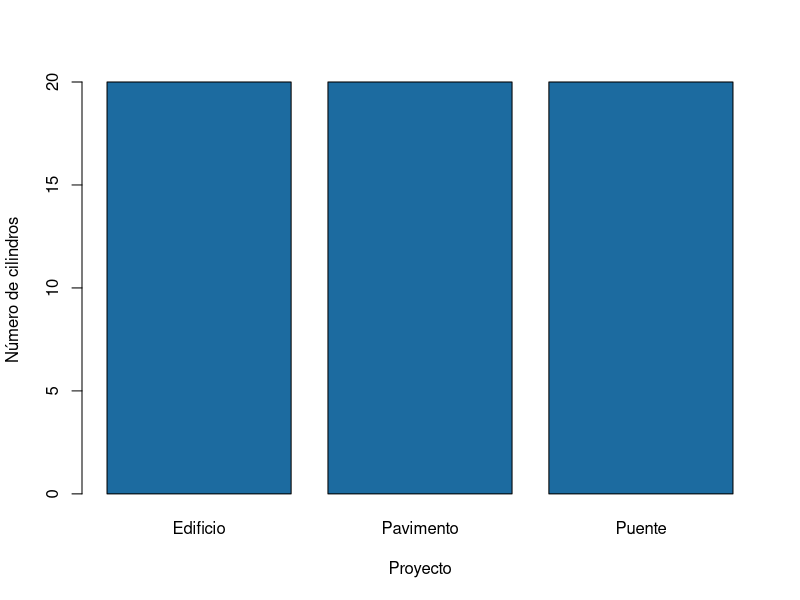
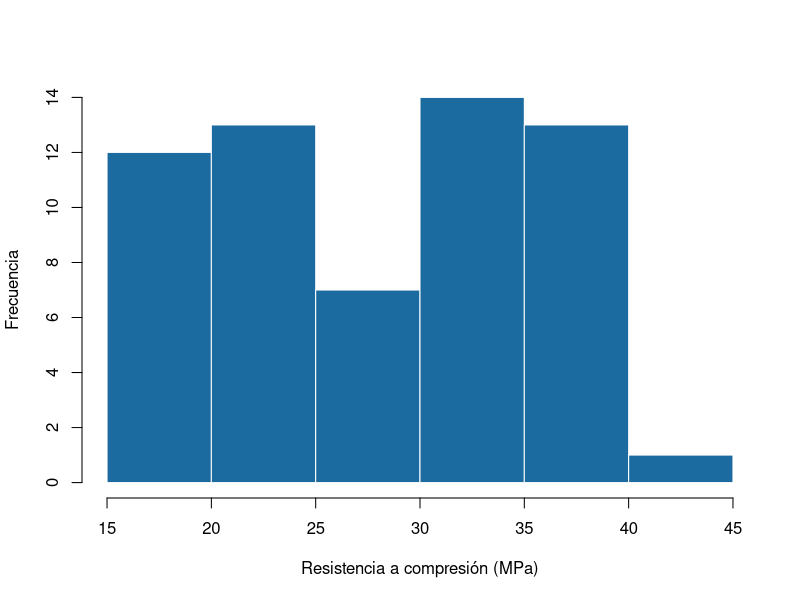
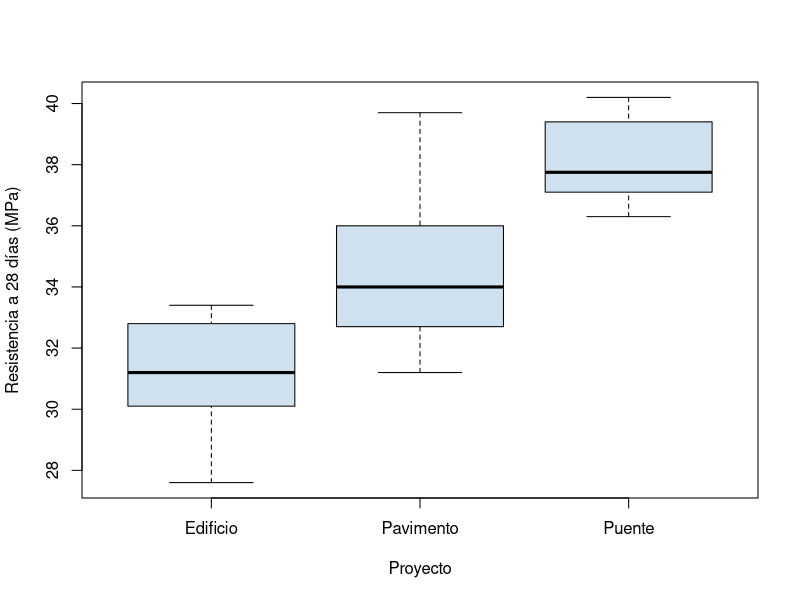
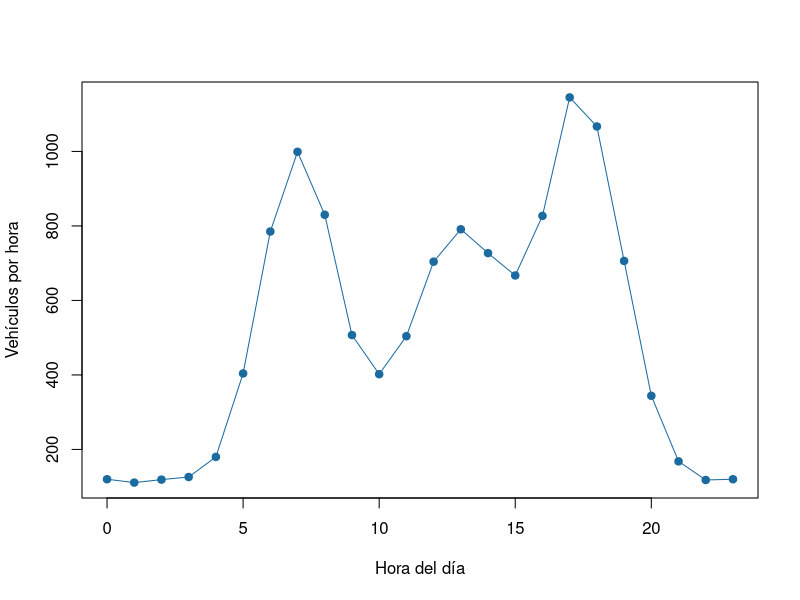
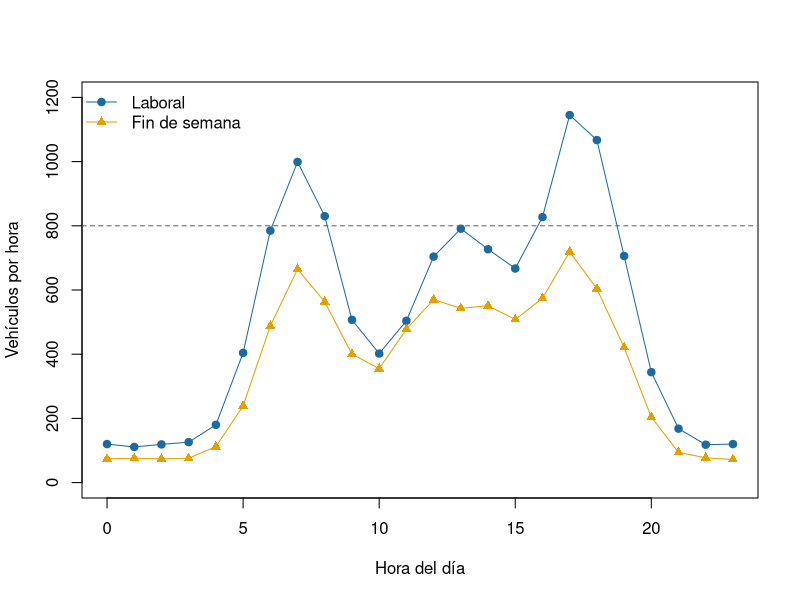
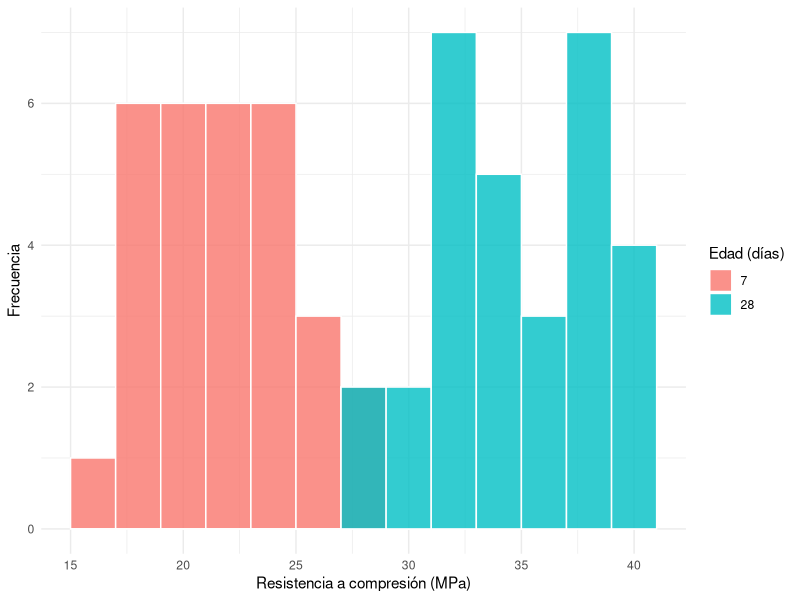
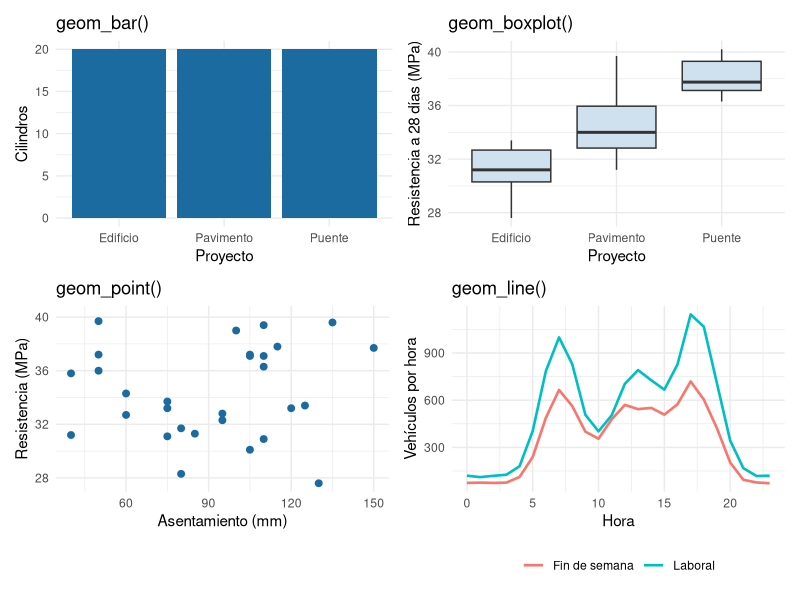
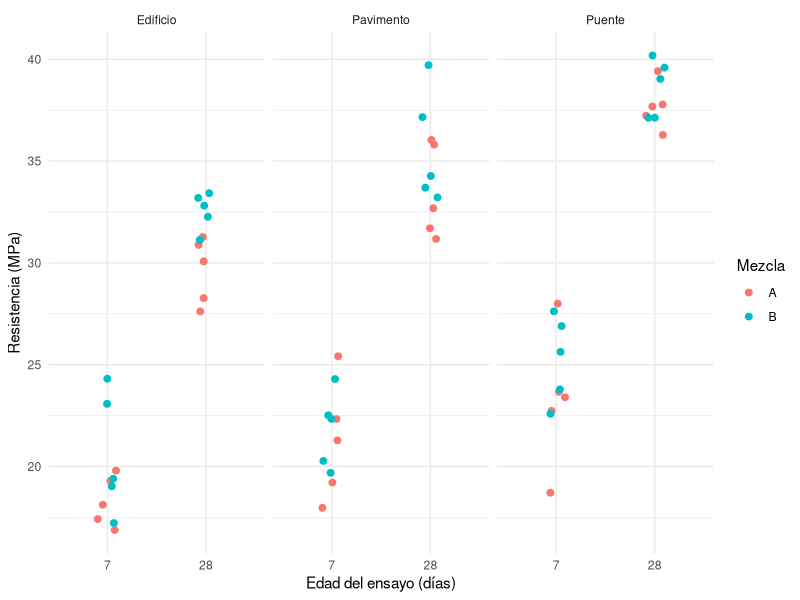

The R script that drew these images, in order:
## ---- chunk 1
#| echo: false
ensayos <- read.csv("datos/ensayos_concreto_hipoteticos.csv")
transito <- read.csv("datos/transito_horario_hipotetico.csv")
## ---- chunk 2
#| label: tbl-graf-elegir
#| tbl-cap: "Gráfico recomendado según el tipo de variable."
#| echo: false

library(kableExtra)
data.frame(
  variables = c("Una categórica", "Una numérica", "Una numérica según una categórica",
                "Dos numéricas", "Una numérica en el tiempo"),
  pregunta = c("¿Cuántos hay de cada categoría?", "¿Cómo se distribuyen los valores?",
               "¿Cambian los valores entre grupos?", "¿Se relacionan las dos variables?",
               "¿Cómo cambia la variable con el tiempo?"),
  grafico = c("Barras", "Histograma, caja", "Cajas, puntos por grupo", "Dispersión", "Líneas"),
  ejemplo = c("Cilindros por proyecto", "Resistencia de los cilindros",
              "Resistencia por proyecto", "Asentamiento y resistencia", "Vehículos por hora")
) %>%
  kbl(col.names = c("Variables", "Pregunta", "Gráfico", "Ejemplo"), align = "llll") %>%
  kable_styling(full_width = FALSE, bootstrap_options = c("hover", "condensed"))
## ---- chunk 3
#| label: fig-graf-barras-base
#| fig-cap: "Número de cilindros por proyecto, con `barplot()`."
#| fig-alt: "Gráfico de barras con tres barras de igual altura, una por proyecto"

conteo <- table(ensayos$proyecto)
barplot(conteo, col = "#1C6BA0",
        xlab = "Proyecto", ylab = "Número de cilindros")
## ---- chunk 4
#| label: fig-graf-hist-base
#| fig-cap: "Histograma de la resistencia de los 60 cilindros, con `hist()`."
#| fig-alt: "Histograma con dos grupos de barras, uno alrededor de 20 MPa y otro alrededor de 35 MPa"

hist(ensayos$resistencia_mpa, col = "#1C6BA0", border = "white",
     main = "", xlab = "Resistencia a compresión (MPa)", ylab = "Frecuencia")
## ---- chunk 5
#| label: fig-graf-caja-base
#| fig-cap: "Resistencia a 28 días por proyecto, con `boxplot()`."
#| fig-alt: "Tres diagramas de caja; el del puente está más arriba que los del pavimento y el edificio"

e28 <- ensayos[ensayos$edad_dias == 28, ]
boxplot(resistencia_mpa ~ proyecto, data = e28, col = "#cfe0ee",
        xlab = "Proyecto", ylab = "Resistencia a 28 días (MPa)")
## ---- chunk 6
#| label: fig-graf-lineas-base
#| fig-cap: "Vehículos por hora en un día laboral, con `plot()`."
#| fig-alt: "Línea con picos a las 7, a las 13 y a las 17 horas"

lab <- transito[transito$dia == "Laboral", ]
plot(lab$hora, lab$vehiculos, type = "o", pch = 19, col = "#1C6BA0",
     xlab = "Hora del día", ylab = "Vehículos por hora")
## ---- chunk 7
#| label: fig-graf-base-detalles
#| fig-cap: "Vehículos por hora en los dos tipos de día, con una línea de referencia en 800 vehículos por hora."
#| fig-alt: "Dos líneas de vehículos por hora; la del día laboral pasa sobre la línea discontinua de 800 en la mañana y en la tarde, la del fin de semana queda siempre por debajo"

fds <- transito[transito$dia == "Fin de semana", ]
plot(lab$hora, lab$vehiculos, type = "o", pch = 19, col = "#1C6BA0",
     ylim = c(0, 1200), xlab = "Hora del día", ylab = "Vehículos por hora")
lines(fds$hora, fds$vehiculos, type = "o", pch = 17, col = "#E69F00")
abline(h = 800, lty = 2, col = "gray40")
legend("topleft", legend = c("Laboral", "Fin de semana"),
       col = c("#1C6BA0", "#E69F00"), pch = c(19, 17), lty = 1, bty = "n")
## ---- chunk 8
#| label: fig-graf-hist-gg
#| fig-cap: "Histograma de la resistencia por edad del ensayo, con ggplot2."
#| fig-alt: "Histograma con las barras de 7 días a la izquierda en un color y las de 28 días a la derecha en otro"

library(ggplot2)

ggplot(ensayos, aes(x = resistencia_mpa, fill = factor(edad_dias))) +
  geom_histogram(binwidth = 2, color = "white", position = "identity", alpha = 0.8) +
  labs(x = "Resistencia a compresión (MPa)", y = "Frecuencia",
       fill = "Edad (días)") +
  theme_minimal()
## ---- chunk 9
#| label: fig-graf-geoms
#| fig-cap: "Cuatro geometrías de ggplot2 con los datos de ensayos y de tránsito."
#| fig-alt: "Cuatro paneles: barras por proyecto, cajas de resistencia por proyecto, dispersión de asentamiento contra resistencia y líneas de vehículos por hora"
#| fig-width: 9
#| fig-height: 6.5
#| out-width: "85%"
#| echo: false

library(patchwork)
tema <- theme_minimal(base_size = 11)
g1 <- ggplot(ensayos, aes(proyecto)) + geom_bar(fill = "#1C6BA0") +
  labs(title = "geom_bar()", x = "Proyecto", y = "Cilindros") + tema
g2 <- ggplot(e28, aes(proyecto, resistencia_mpa)) + geom_boxplot(fill = "#cfe0ee") +
  labs(title = "geom_boxplot()", x = "Proyecto", y = "Resistencia a 28 días (MPa)") + tema
g3 <- ggplot(e28, aes(asentamiento_mm, resistencia_mpa)) + geom_point(color = "#1C6BA0", size = 2) +
  labs(title = "geom_point()", x = "Asentamiento (mm)", y = "Resistencia (MPa)") + tema
g4 <- ggplot(transito, aes(hora, vehiculos, color = dia)) + geom_line(linewidth = 0.9) +
  labs(title = "geom_line()", x = "Hora", y = "Vehículos por hora", color = NULL) + tema +
  theme(legend.position = "bottom")
(g1 | g2) / (g3 | g4)
## ---- chunk 10
#| label: fig-graf-facetas
#| fig-cap: "Resistencia por mezcla y edad, un panel por proyecto."
#| fig-alt: "Tres paneles de puntos, uno por proyecto, con la resistencia de cada mezcla a 7 y 28 días"
#| fig-width: 9
#| fig-height: 3.5
#| out-width: "85%"

ggplot(ensayos, aes(x = factor(edad_dias), y = resistencia_mpa, color = mezcla)) +
  geom_point(position = position_jitter(width = 0.1, seed = 1), size = 2) +
  facet_wrap(~ proyecto) +
  labs(x = "Edad del ensayo (días)", y = "Resistencia (MPa)", color = "Mezcla") +
  theme_minimal()
## ---- chunk 11
#| label: fig-graf-escalas
#| fig-cap: "Resistencia a 28 días por proyecto y mezcla, con colores, escala y tema ajustados."
#| fig-alt: "Cajas de resistencia por proyecto, dos por proyecto, en azul para la mezcla A y en naranja para la B, con el eje vertical de 25 a 45 MPa"

ggplot(e28, aes(x = proyecto, y = resistencia_mpa, fill = mezcla)) +
  geom_boxplot() +
  scale_fill_manual(values = c("A" = "#1C6BA0", "B" = "#E69F00")) +
  scale_y_continuous(limits = c(25, 45), breaks = seq(25, 45, 5)) +
  labs(x = "Proyecto", y = "Resistencia a 28 días (MPa)", fill = "Mezcla") +
  theme_minimal(base_size = 13) +
  theme(legend.position = "bottom")
## ---- chunk 12
#| label: fig-graf-referencia
#| fig-cap: "Resistencia a 28 días de cada cilindro y resistencia de diseño de su proyecto (línea discontinua)."
#| fig-alt: "Tres paneles de puntos, uno por proyecto, cada uno con una línea horizontal discontinua en su resistencia de diseño; solo un punto del edificio queda debajo de su línea"
#| fig-width: 9
#| fig-height: 3.5
#| out-width: "85%"

disenos <- data.frame(proyecto = c("Edificio", "Pavimento", "Puente"),
                      fc = c(28, 30, 35))

ggplot(e28, aes(x = mezcla, y = resistencia_mpa)) +
  geom_point(position = position_jitter(width = 0.1, seed = 1),
             color = "#1C6BA0", size = 2) +
  geom_hline(data = disenos, aes(yintercept = fc), linetype = "dashed") +
  facet_wrap(~ proyecto) +
  labs(x = "Mezcla", y = "Resistencia a 28 días (MPa)") +
  theme_minimal()
## ---- chunk 13
#| label: fig-graf-col
#| fig-cap: "Resistencia media por proyecto y edad del ensayo."
#| fig-alt: "Barras agrupadas por proyecto, una para 7 días y otra más alta para 28 días, con el valor de la media escrito sobre cada barra"

library(dplyr)
medias <- ensayos %>%
  group_by(proyecto, edad_dias) %>%
  summarise(media = mean(resistencia_mpa), .groups = "drop")

ggplot(medias, aes(x = proyecto, y = media, fill = factor(edad_dias))) +
  geom_col(position = "dodge") +
  geom_text(aes(label = round(media, 1)), position = position_dodge(width = 0.9),
            vjust = -0.4, size = 3.5) +
  scale_fill_manual(values = c("7" = "#9ecae1", "28" = "#1C6BA0")) +
  labs(x = "Proyecto", y = "Resistencia media (MPa)", fill = "Edad (días)") +
  theme_minimal()
## ---- chunk 14
#| label: fig-graf-smooth
#| fig-cap: "Asentamiento y resistencia a 28 días, con una recta de tendencia por proyecto."
#| fig-alt: "Puntos de tres colores, uno por proyecto, cada grupo con su recta de tendencia; las rectas son casi horizontales"

ggplot(e28, aes(x = asentamiento_mm, y = resistencia_mpa, color = proyecto)) +
  geom_point(size = 2) +
  geom_smooth(method = "lm", se = FALSE) +
  scale_color_viridis_d(end = 0.85) +
  labs(x = "Asentamiento (mm)", y = "Resistencia a 28 días (MPa)", color = "Proyecto") +
  theme_minimal()
## ---- chunk 15
#| label: fig-graf-ejemplo
#| fig-cap: "Histograma de la resistencia a 28 días con clases de 2 MPa."
#| fig-alt: "Histograma con ocho barras entre 26 y 42 MPa; las más altas están entre 30 y 34 y entre 36 y 38 MPa"

# 1) Resistencias a 28 días
ensayos <- read.csv("datos/ensayos_concreto_hipoteticos.csv")
r28 <- ensayos$resistencia_mpa[ensayos$edad_dias == 28]

# 2) Límites de las clases
limites <- seq(26, 42, by = 2)

# 3) Cuadro de frecuencias (right = FALSE: [a, b))
table(cut(r28, breaks = limites, right = FALSE))

# 4) Histograma en R base (el de ggplot2 va en el bloque siguiente)
hist(r28, breaks = limites, right = FALSE, col = "#1C6BA0", border = "white",
     main = "", xlab = "Resistencia a 28 días (MPa)", ylab = "Frecuencia")
## ---- chunk 16
#| label: fig-graf-umbral
#| fig-cap: "Vehículos por hora en los dos tipos de día y umbral de 800 vehículos por hora."
#| fig-alt: "Dos líneas con puntos; la del día laboral cruza la línea discontinua de 800 en la punta de la mañana y en la de la tarde, la del fin de semana queda debajo todo el día"

# 1) Datos
transito <- read.csv("datos/transito_horario_hipotetico.csv")

# 2) Conteo con R base y con dplyr
tapply(transito$vehiculos > 800, transito$dia, sum)
transito %>%
  group_by(dia) %>%
  summarise(horas_sobre_800 = sum(vehiculos > 800))

# 3) Gráfico
ggplot(transito, aes(x = hora, y = vehiculos, color = dia)) +
  geom_line(linewidth = 0.8) +
  geom_point(size = 1.8) +
  geom_hline(yintercept = 800, linetype = "dashed") +
  annotate("text", x = 0, y = 840, label = "800 veh/h", hjust = 0, size = 3.5) +
  scale_x_continuous(breaks = seq(0, 23, 3)) +
  scale_color_manual(values = c("Laboral" = "#1C6BA0", "Fin de semana" = "#E69F00")) +
  labs(x = "Hora del día", y = "Vehículos por hora", color = NULL) +
  theme_minimal() +
  theme(legend.position = "bottom")
